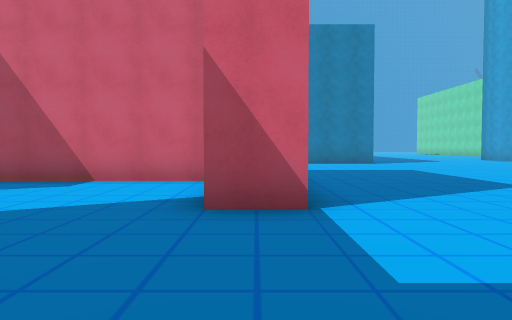
[1] (above)

24 first-person views from a walk through a Unity game level. The camera is 1.2 m above the floor, tilts 2° down and sees 70° across. The floor is counted in squares, 2 m on a side. Each view is taken from the middle of a square. On the plan, view 1 faces up. The plan holds only what a view shows up to about 10 squares ahead; the rest is blank. The place goes on beyond the plan. The player character is not drawn.

[2]
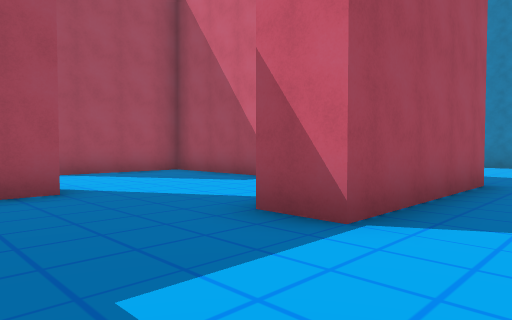

[3]
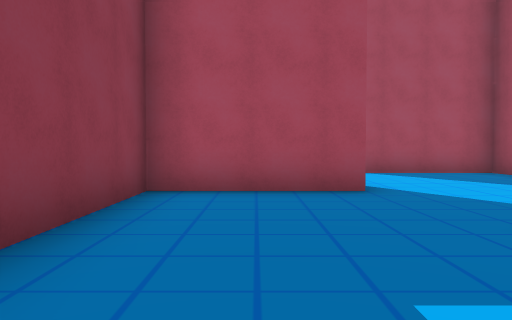

[4]
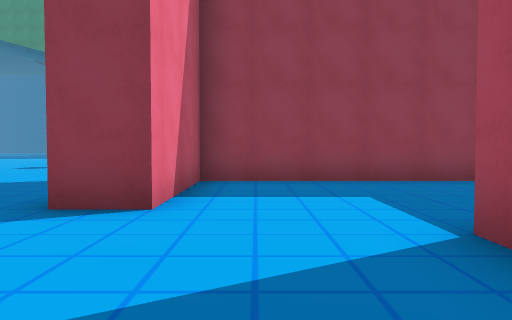

[5]
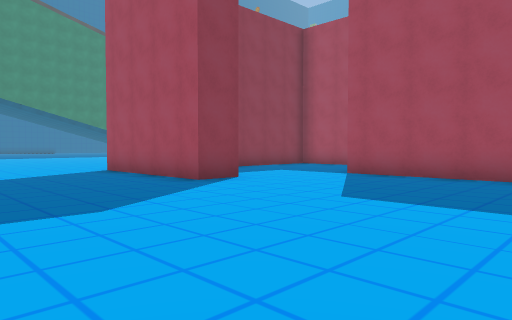

[6]
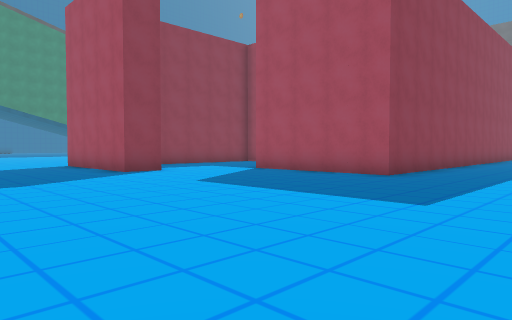

[7]
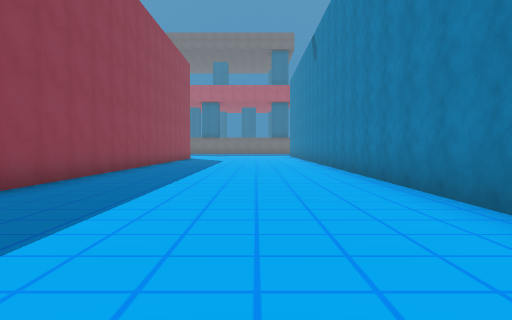

[8]
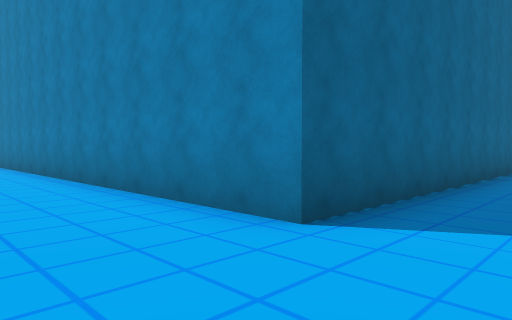

[9]
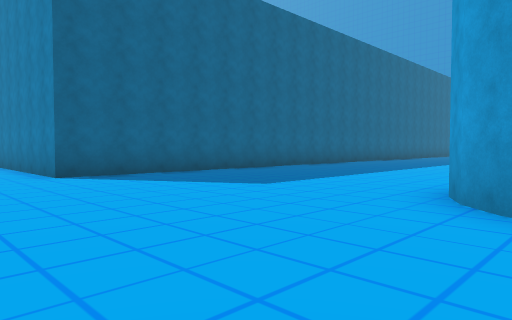

[10]
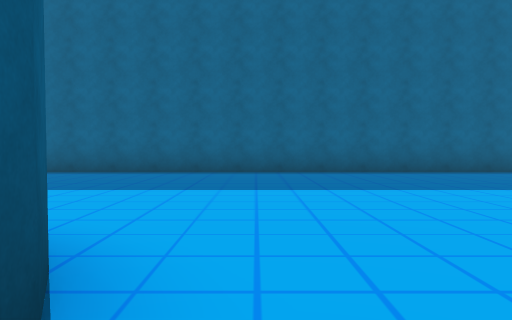

[11]
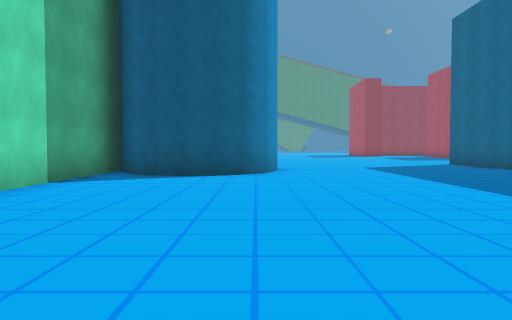

[12]
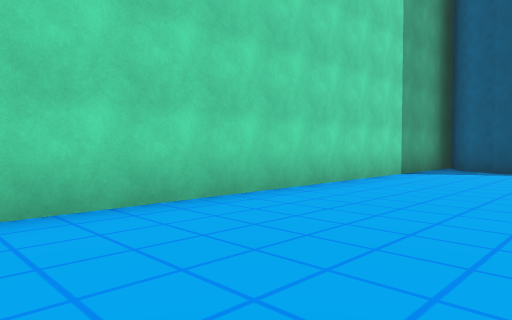

[13]
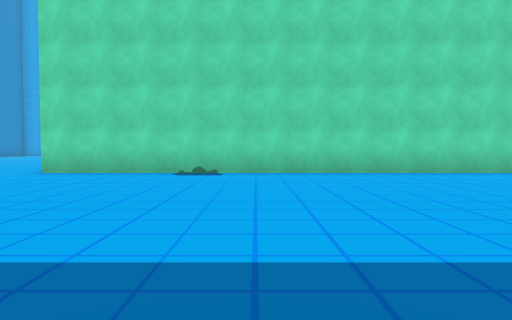

[14]
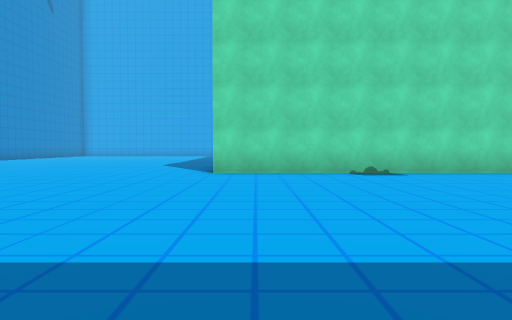

[15]
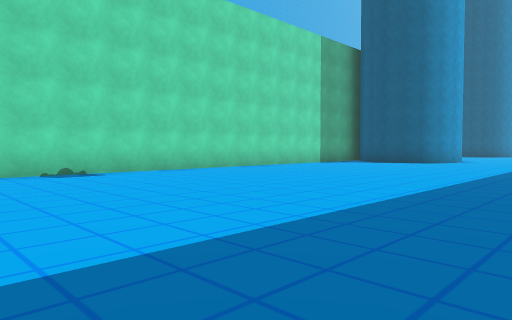

[16]
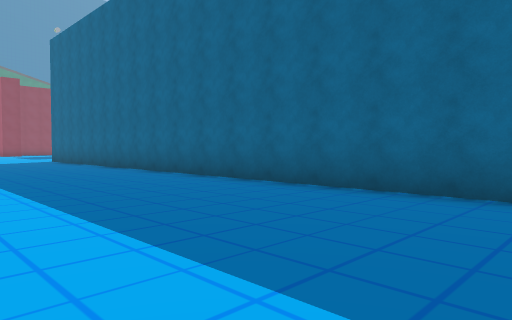

[17]
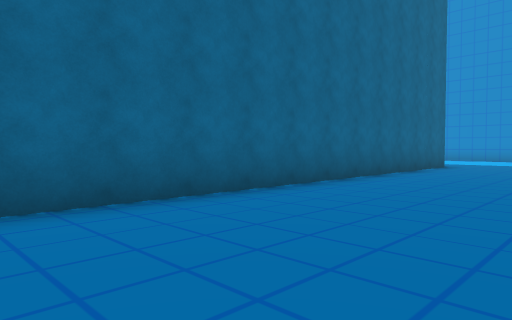

[18]
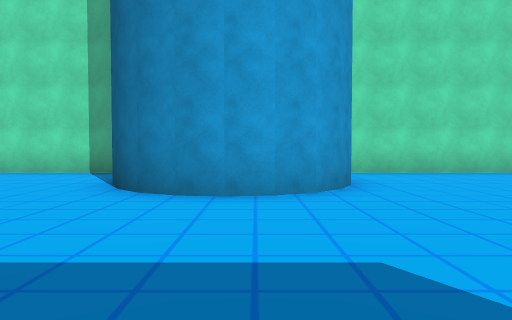

[19]
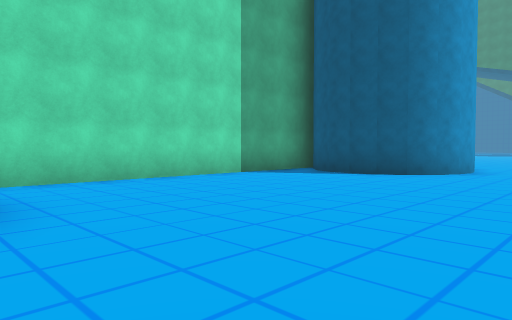

[20]
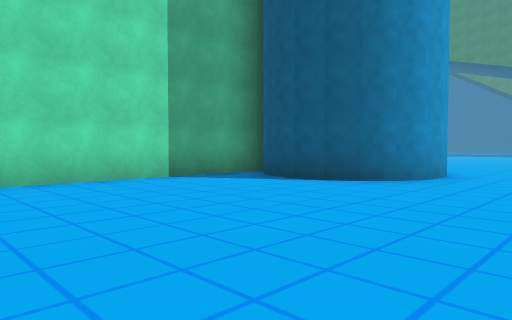

[21]
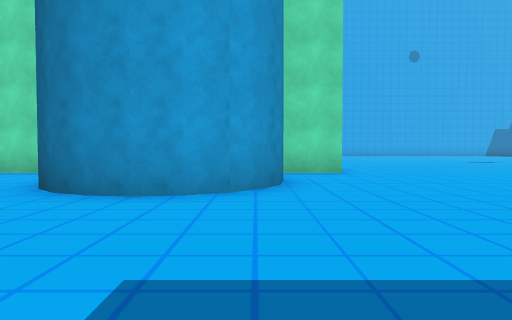

[22]
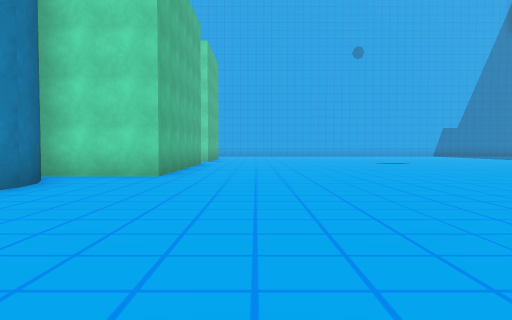

[23]
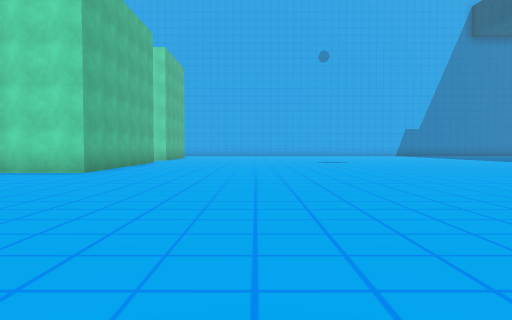

[24]
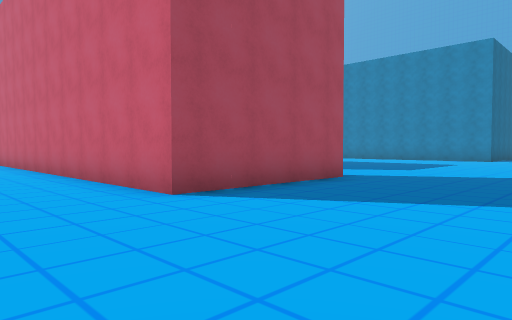

### Floor plan
Ten units are one square. View 1 is at (0, 0); x grows to the right and y downward. Boxes are objects, and circles mark ways between rooms. Rooms are numbered by the first view taken in them; rooms with no view inside come last. Other rooms are left out.
<svg viewBox="-70 -370 245 390">
<path fill="none" stroke="#000" d="M-30 -26 -30 5 30 5 30 -25M119 -145 113 -148 108 -152 105 -158 104 -164 105 -170 108 -176 113 -180 118 -183 124 -184 130 -183 136 -180 140 -176 143 -171M30 -25 40 -25 40 15 -38 15M145 -61 145 -139M145 -165 145 -330M136 -39 131 -36 124 -35 118 -36 113 -39 108 -43 105 -49 104 -55 105 -61 108 -67 113 -71 118 -74 124 -75 130 -74 136 -71M-50 -75 5 -75 5 -35 -5 -35M170 -20 145 -20 145 -45M43 -365 43 -133 -59 -133M-9 -65 -65 -65 -65 -35"/>
<circle cx="10" cy="-30" r="3" fill="#2a7"/>
<circle cx="-15" cy="-25" r="3" fill="#2a7"/>
<text x="0" y="-10">1</text>
<text x="60" y="-110">2</text>
<text x="-40" y="-50">3</text>
</svg>
Room 1 opens to room 2. Room 1 opens to room 3.

Where each view was taken, in squares from view 1:
view 1: 0 up, 0 right, facing up
view 2: 1 up, 2 right, facing up-left
view 3: 1 up, 2 right, facing left
view 4: 6 up, 2 right, facing down
view 5: 8 up, 8 right, facing down-left
view 6: 11 up, 8 right, facing down-left
view 7: 11 up, 5 right, facing left
view 8: 11 up, 6 right, facing up-left
view 9: 11 up, 12 right, facing up-left
view 10: 19 up, 13 right, facing left
view 11: 26 up, 11 right, facing down
view 12: 28 up, 11 right, facing down-right
view 13: 28 up, 6 right, facing right
view 14: 32 up, 6 right, facing right
view 15: 32 up, 6 right, facing down-right
view 16: 30 up, 9 right, facing down-left
view 17: 26 up, 8 right, facing up-left
view 18: 16 up, 6 right, facing right
view 19: 15 up, 8 right, facing down-right
view 20: 13 up, 8 right, facing down-right
view 21: 4 up, 6 right, facing right
view 22: 0 up, 7 right, facing right
view 23: 2 down, 6 right, facing right
view 24: 4 down, 8 right, facing up-left
